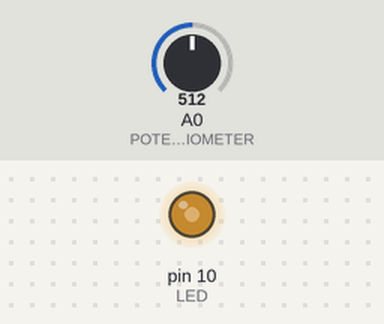
Bench run of a sketch on a simulated Arduino Uno, built with avr-gcc and run on an emulated ATmega328P. On the bench: output pins drawn as LEDs (lit = HIGH). The test bench sets the inputs (shaded band); at power-on: A0 (POTENTIOMETER) = 512.

Above: at 1.2 s.
1.3 s: A0 (POTENTIOMETER) set to 716
At 1.6 s:
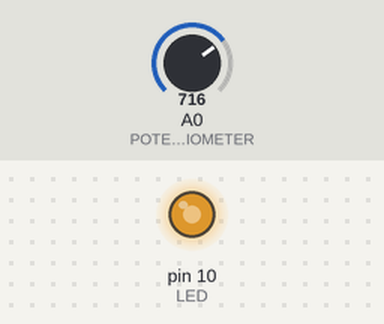
2.8 s: A0 (POTENTIOMETER) set to 900
At 3.9 s:
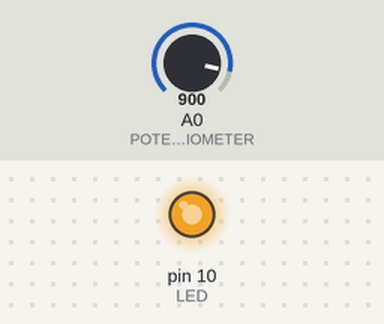
4.3 s: A0 (POTENTIOMETER) set to 122
At 5.1 s:
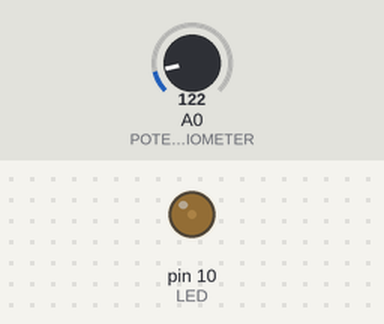
5.8 s: A0 (POTENTIOMETER) set to 511
At 6.2 s:
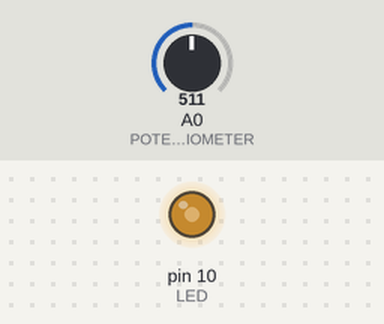
Timing chart, 0 to 8.3 s (numbered marks = the images above; inputs shaded):
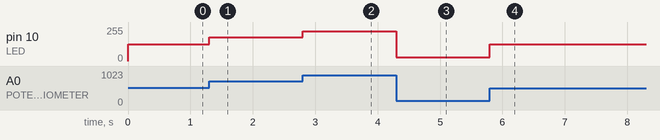

Measured:
- after the input at 1.3 s, pin 10 (LED): 127/255 → 178/255 at once
- after the input at 2.8 s, pin 10 (LED): 178/255 → 224/255 at once
- after the input at 4.3 s, pin 10 (LED): 224/255 → 30/255 at once
- after the input at 5.8 s, pin 10 (LED): 30/255 → 127/255 at once

The sketch:

Timer1.ino
```cpp
// Example of modulating a 38 KHz frequency duty cycle by reading a potentiometer
// Author: Nick Gammon
// Date: 24 September 2012

const byte POTENTIOMETER = A0;
const byte LED = 10;  // Timer 1 "B" output: OC1B

// 16 MHz clock divided by 38 KHz frequency desired
const long timer1_OCR1A_Setting = 16000000L / 38000L;

void setup()
{
 pinMode (LED, OUTPUT);

 // set up Timer 1 - gives us 38.005 KHz
 // Fast PWM top at OCR1A
 TCCR1A = _BV (WGM10) | _BV (WGM11) | _BV (COM1B1); // fast PWM, clear OC1B on compare
 TCCR1B = _BV (WGM12) | _BV (WGM13) | _BV (CS10);   // fast PWM, no prescaler
 OCR1A =  timer1_OCR1A_Setting - 1;                 // zero relative
 }  // end of setup

void loop()
 {
  // alter Timer 1 duty cycle in accordance with pot reading
  OCR1B = (((long) (analogRead (POTENTIOMETER) + 1) * timer1_OCR1A_Setting) / 1024L) - 1;

 // do other stuff here
 }
```
